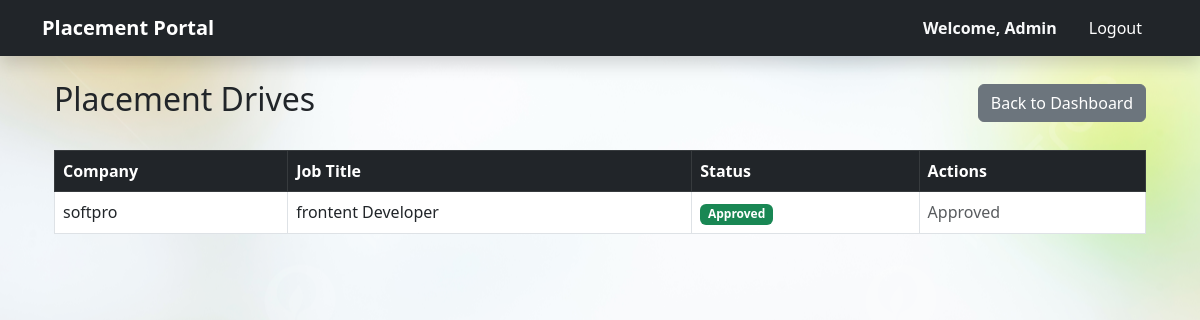
/admin/drives (signed in), run on the app's committed database.
### models.py (models this page shows)
class Drive(db.Model):
    id = db.Column(db.Integer, primary_key=True)
    company_id = db.Column(db.Integer, db.ForeignKey('company.id'), nullable=False)
    job_title = db.Column(db.String(100), nullable=False)
    description = db.Column(db.Text)
    salary = db.Column(db.Float)
    eligibility_criteria = db.Column(db.Text)
    application_deadline = db.Column(db.Date)
    status = db.Column(db.String(20), default='Pending')
    company = db.relationship('Company', backref='drives')

class Company(db.Model):
    id = db.Column(db.Integer, primary_key=True)
    user_id = db.Column(db.Integer, db.ForeignKey('user.id'), nullable=False)
    name = db.Column(db.String(100), nullable=False)
    hr_contact = db.Column(db.String(120))
    website = db.Column(db.String(100))
    status = db.Column(db.String(20), default='Pending')

### routes/admin_routes.py (the view)
@admin_bp.route('/drives')
def manage_drives():
    if not is_admin(): return redirect(url_for('auth.login'))
    drives = Drive.query.all()
    return render_template('admin/manage_drives.html', drives=drives)

### routes/admin_routes.py (called while the page is built)
def is_admin():
    return session.get('role') == 'admin'

### templates/admin/manage_drives.html
{% extends "base.html" %}
{% block content %}
<div class="container">
    <div class="d-flex justify-content-between align-items-center mb-4">
        <h2>Placement Drives</h2>
        <a href="{{ url_for('admin.dashboard') }}" class="btn btn-secondary">Back to Dashboard</a>
    </div>
    <table class="table table-bordered">
        <thead class="table-dark">
            <tr>
                <th>Company</th>
                <th>Job Title</th>
                <th>Status</th>
                <th>Actions</th>
            </tr>
        </thead>
        <tbody>
            {% for drive in drives %}
            <tr>
                <td>{{ drive.company.name }}</td>
                <td>{{ drive.job_title }}</td>
                <td>
                    <span class="badge {% if drive.status == 'Approved' %}bg-success{% else %}bg-warning{% endif %}">
                        {{ drive.status }}
                    </span>
                </td>
                <td>
                    {% if drive.status == 'Pending' %}
                        <a href="{{ url_for('admin.approve_drive', id=drive.id) }}" class="btn btn-sm btn-success">Approve</a>
                    {% else %}
                        <span class="text-muted">Approved</span>
                    {% endif %}
                </td>
            </tr>
            {% else %}
            <tr><td colspan="4" class="text-center">No drives found.</td></tr>
            {% endfor %}
        </tbody>
    </table>
</div>
{% endblock %}

### templates/base.html (style rules this page uses)
body { background-size: cover; background-position: center; background-repeat: no-repeat; background-attachment: fixed; min-height: 100vh; background-color: #f8f9fa; }
.table { background-color: rgba(255, 255, 255, 0.92) !important; }

### data on the page
Drive: company.name "softpro", job_title "frontent Developer", status "Approved"

### other printed values
{{ session.get('name', 'User') }} "Admin"
